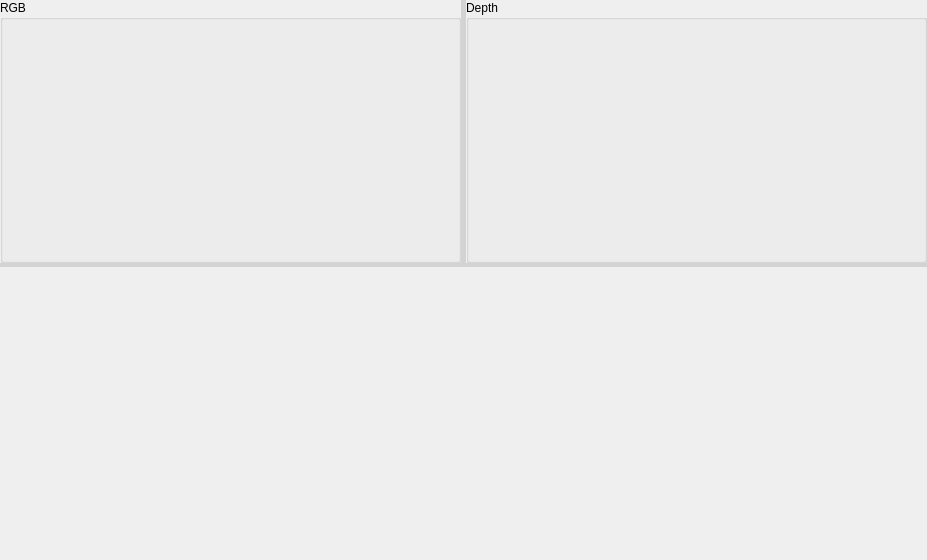
<?xml version="1.0" encoding="UTF-8"?>
<ui version="4.0">
 <class>BenchmarkViewer</class>
 <widget class="QWidget" name="BenchmarkViewer">
  <property name="geometry">
   <rect>
    <x>0</x>
    <y>0</y>
    <width>927</width>
    <height>560</height>
   </rect>
  </property>
  <property name="minimumSize">
   <size>
    <width>0</width>
    <height>0</height>
   </size>
  </property>
  <property name="windowTitle">
   <string>BenchmarkViewer</string>
  </property>
  <property name="autoFillBackground">
   <bool>false</bool>
  </property>
  <layout class="QVBoxLayout" name="verticalLayout">
   <property name="leftMargin">
    <number>0</number>
   </property>
   <property name="topMargin">
    <number>0</number>
   </property>
   <property name="rightMargin">
    <number>0</number>
   </property>
   <property name="bottomMargin">
    <number>0</number>
   </property>
   <item>
    <widget class="QSplitter" name="splitterVertical">
     <property name="autoFillBackground">
      <bool>false</bool>
     </property>
     <property name="styleSheet">
      <string notr="true">QSplitter::handle {background-color: lightGray}</string>
     </property>
     <property name="orientation">
      <enum>Qt::Vertical</enum>
     </property>
     <widget class="QSplitter" name="splitterHorizontal">
      <property name="sizePolicy">
       <sizepolicy hsizetype="Preferred" vsizetype="Preferred">
        <horstretch>0</horstretch>
        <verstretch>0</verstretch>
       </sizepolicy>
      </property>
      <property name="minimumSize">
       <size>
        <width>0</width>
        <height>0</height>
       </size>
      </property>
      <property name="autoFillBackground">
       <bool>false</bool>
      </property>
      <property name="orientation">
       <enum>Qt::Horizontal</enum>
      </property>
      <property name="handleWidth">
       <number>5</number>
      </property>
      <widget class="QGroupBox" name="groupBox">
       <property name="minimumSize">
        <size>
         <width>0</width>
         <height>0</height>
        </size>
       </property>
       <property name="title">
        <string>RGB</string>
       </property>
       <property name="flat">
        <bool>true</bool>
       </property>
       <layout class="QGridLayout" name="gridLayout">
        <property name="leftMargin">
         <number>0</number>
        </property>
        <property name="topMargin">
         <number>0</number>
        </property>
        <property name="rightMargin">
         <number>0</number>
        </property>
        <property name="bottomMargin">
         <number>0</number>
        </property>
        <item row="0" column="0">
         <widget class="QLabel" name="labelRGB">
          <property name="minimumSize">
           <size>
            <width>320</width>
            <height>240</height>
           </size>
          </property>
          <property name="text">
           <string/>
          </property>
         </widget>
        </item>
       </layout>
      </widget>
      <widget class="QGroupBox" name="groupBox2">
       <property name="minimumSize">
        <size>
         <width>0</width>
         <height>0</height>
        </size>
       </property>
       <property name="title">
        <string>Depth</string>
       </property>
       <property name="flat">
        <bool>true</bool>
       </property>
       <layout class="QGridLayout" name="gridLayout_2">
        <property name="leftMargin">
         <number>0</number>
        </property>
        <property name="topMargin">
         <number>0</number>
        </property>
        <property name="rightMargin">
         <number>0</number>
        </property>
        <property name="bottomMargin">
         <number>0</number>
        </property>
        <item row="0" column="0">
         <widget class="QLabel" name="labelDepth">
          <property name="minimumSize">
           <size>
            <width>320</width>
            <height>240</height>
           </size>
          </property>
          <property name="text">
           <string/>
          </property>
         </widget>
        </item>
       </layout>
      </widget>
     </widget>
     <widget class="QVTKWidget" name="qvtkWidget">
      <property name="sizePolicy">
       <sizepolicy hsizetype="Preferred" vsizetype="Expanding">
        <horstretch>0</horstretch>
        <verstretch>1</verstretch>
       </sizepolicy>
      </property>
      <property name="minimumSize">
       <size>
        <width>0</width>
        <height>0</height>
       </size>
      </property>
     </widget>
    </widget>
   </item>
  </layout>
 </widget>
 <customwidgets>
  <customwidget>
   <class>QVTKWidget</class>
   <extends>QWidget</extends>
   <header>QVTKWidget.h</header>
  </customwidget>
 </customwidgets>
 <resources/>
 <connections>
  <connection>
   <sender>splitterHorizontal</sender>
   <signal>splitterMoved(int,int)</signal>
   <receiver>BenchmarkViewer</receiver>
   <slot>onSplitterHorizontalMoved(int,int)</slot>
   <hints>
    <hint type="sourcelabel">
     <x>463</x>
     <y>126</y>
    </hint>
    <hint type="destinationlabel">
     <x>463</x>
     <y>295</y>
    </hint>
   </hints>
  </connection>
  <connection>
   <sender>splitterVertical</sender>
   <signal>splitterMoved(int,int)</signal>
   <receiver>BenchmarkViewer</receiver>
   <slot>onSplitterVerticalMoved(int,int)</slot>
   <hints>
    <hint type="sourcelabel">
     <x>463</x>
     <y>279</y>
    </hint>
    <hint type="destinationlabel">
     <x>463</x>
     <y>279</y>
    </hint>
   </hints>
  </connection>
 </connections>
 <slots>
  <slot>onSplitterVerticalMoved(int,int)</slot>
  <slot>onSplitterHorizontalMoved(int,int)</slot>
 </slots>
</ui>
